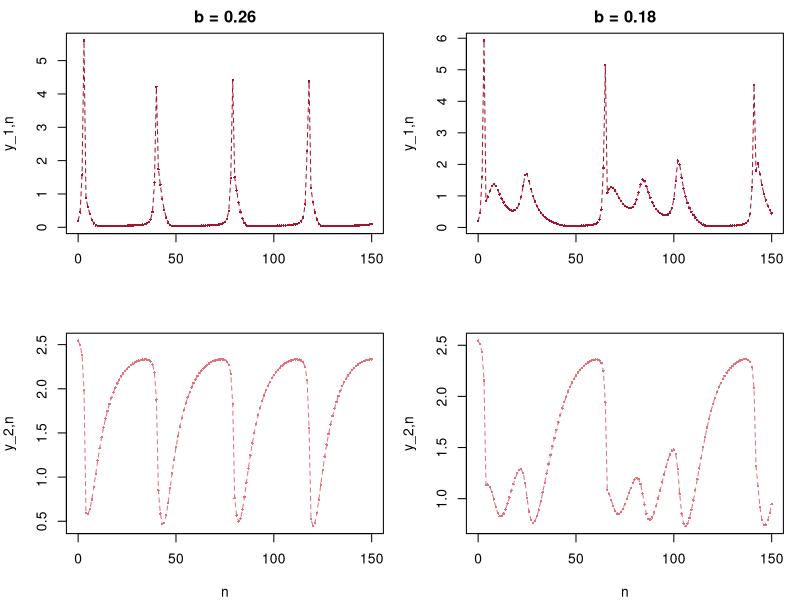

Source code (R):
# Fig. 2.19: Action potentials in the Chialvo model (book, Section 2.5, Eq. 2.33)
# y1_{n+1} = y1_n^2 exp(y2_n - y1_n) + k,  y2_{n+1} = a y2_n - b y1_n + c  with a = 0.89, c = 0.28, k = 0.03
# left b = 0.26 (regular), right b = 0.18 (chaotic, early afterdepolarizations); top y1, bottom y2
# (c) 2026 Philipp Kügler · Program for the book "Dynamical Systems in the Life Sciences" · MIT License (see LICENSE)
a <- 0.89; c <- 0.28; k <- 0.03; N <- 150
par(mfcol = c(2, 2), mar = c(4, 4, 2, 1))
for (b in c(0.26, 0.18)) {
  y1 <- numeric(N + 1); y2 <- numeric(N + 1)
  y1[1] <- 0.2; y2[1] <- c / (1 - a)
  for (j in 1:N) {
    y1[j + 1] <- y1[j]^2 * exp(y2[j] - y1[j]) + k
    y2[j + 1] <- a * y2[j] - b * y1[j] + c
  }
  ap <- sum(y1[-1] > 1 & y1[-(N + 1)] <= 1)   # number of excursions above 1
  cat(sprintf("b = %g: %d action potentials in %d steps, max y1 = %.2f\n", b, ap, N, max(y1)))
  plot(0:N, y1, type = "o", lty = 2, pch = 16, cex = 0.4, col = rgb(0.64, 0.08, 0.18), xlab = "", ylab = "y_1,n", main = sprintf("b = %g", b))
  plot(0:N, y2, type = "o", lty = 2, pch = 16, cex = 0.4, col = rgb(0.89, 0.44, 0.49), xlab = "n", ylab = "y_2,n")
}
